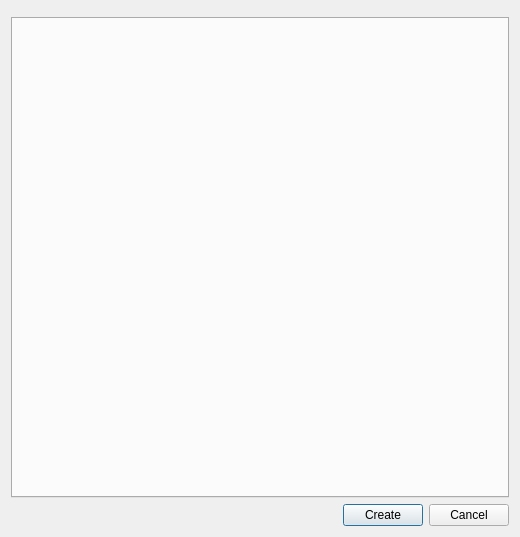
<?xml version="1.0" encoding="UTF-8"?>
<ui version="4.0">
 <class>NewGroupDialog</class>
 <widget class="QDialog" name="NewGroupDialog">
  <property name="geometry">
   <rect>
    <x>0</x>
    <y>0</y>
    <width>520</width>
    <height>537</height>
   </rect>
  </property>
  <property name="windowTitle">
   <string>Dialog</string>
  </property>
  <layout class="QVBoxLayout" name="verticalLayout">
   <item>
    <widget class="NotificationFrame" name="notificationFrame">
     <property name="frameShape">
      <enum>QFrame::StyledPanel</enum>
     </property>
     <property name="frameShadow">
      <enum>QFrame::Raised</enum>
     </property>
    </widget>
   </item>
   <item>
    <widget class="GroupEditor" name="groupEditor">
     <property name="currentIndex">
      <number>-1</number>
     </property>
    </widget>
   </item>
   <item>
    <layout class="QHBoxLayout" name="horizontalLayout">
     <item>
      <spacer name="horizontalSpacer">
       <property name="orientation">
        <enum>Qt::Horizontal</enum>
       </property>
       <property name="sizeHint" stdset="0">
        <size>
         <width>40</width>
         <height>20</height>
        </size>
       </property>
      </spacer>
     </item>
     <item>
      <widget class="QPushButton" name="createButton">
       <property name="text">
        <string>Create</string>
       </property>
      </widget>
     </item>
     <item>
      <widget class="QPushButton" name="cancelButton">
       <property name="text">
        <string>Cancel</string>
       </property>
      </widget>
     </item>
    </layout>
   </item>
  </layout>
 </widget>
 <customwidgets>
  <customwidget>
   <class>GroupEditor</class>
   <extends>QTabWidget</extends>
   <header>ui/partial/groupeditor.h</header>
   <container>1</container>
  </customwidget>
  <customwidget>
   <class>NotificationFrame</class>
   <extends>QFrame</extends>
   <header>ui/partial/notificationframe.h</header>
   <container>1</container>
  </customwidget>
 </customwidgets>
 <resources/>
 <connections>
  <connection>
   <sender>createButton</sender>
   <signal>clicked()</signal>
   <receiver>NewGroupDialog</receiver>
   <slot>accept()</slot>
   <hints>
    <hint type="sourcelabel">
     <x>388</x>
     <y>520</y>
    </hint>
    <hint type="destinationlabel">
     <x>290</x>
     <y>515</y>
    </hint>
   </hints>
  </connection>
  <connection>
   <sender>cancelButton</sender>
   <signal>clicked()</signal>
   <receiver>NewGroupDialog</receiver>
   <slot>reject()</slot>
   <hints>
    <hint type="sourcelabel">
     <x>454</x>
     <y>513</y>
    </hint>
    <hint type="destinationlabel">
     <x>516</x>
     <y>501</y>
    </hint>
   </hints>
  </connection>
 </connections>
</ui>
